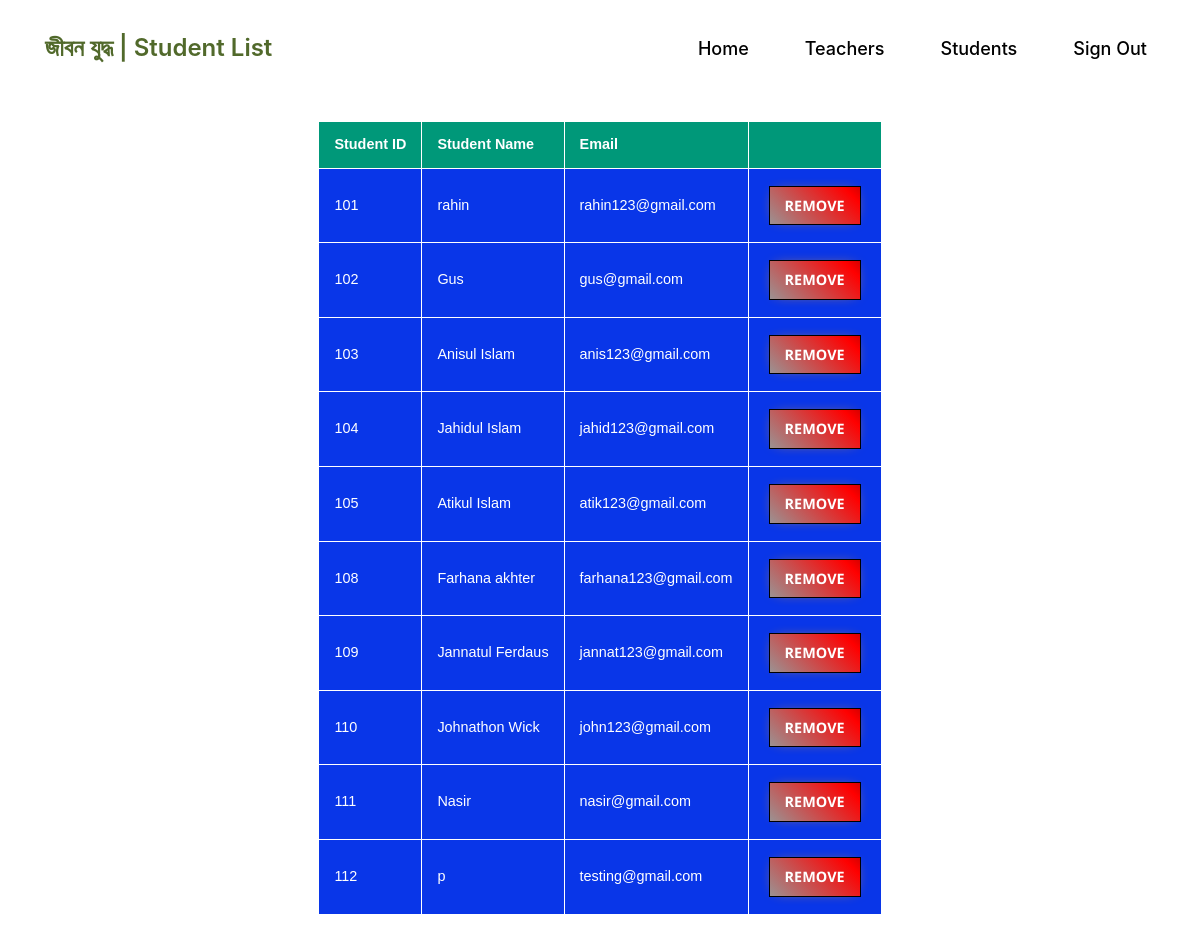
Before: /viewStudent.php with the older database file.
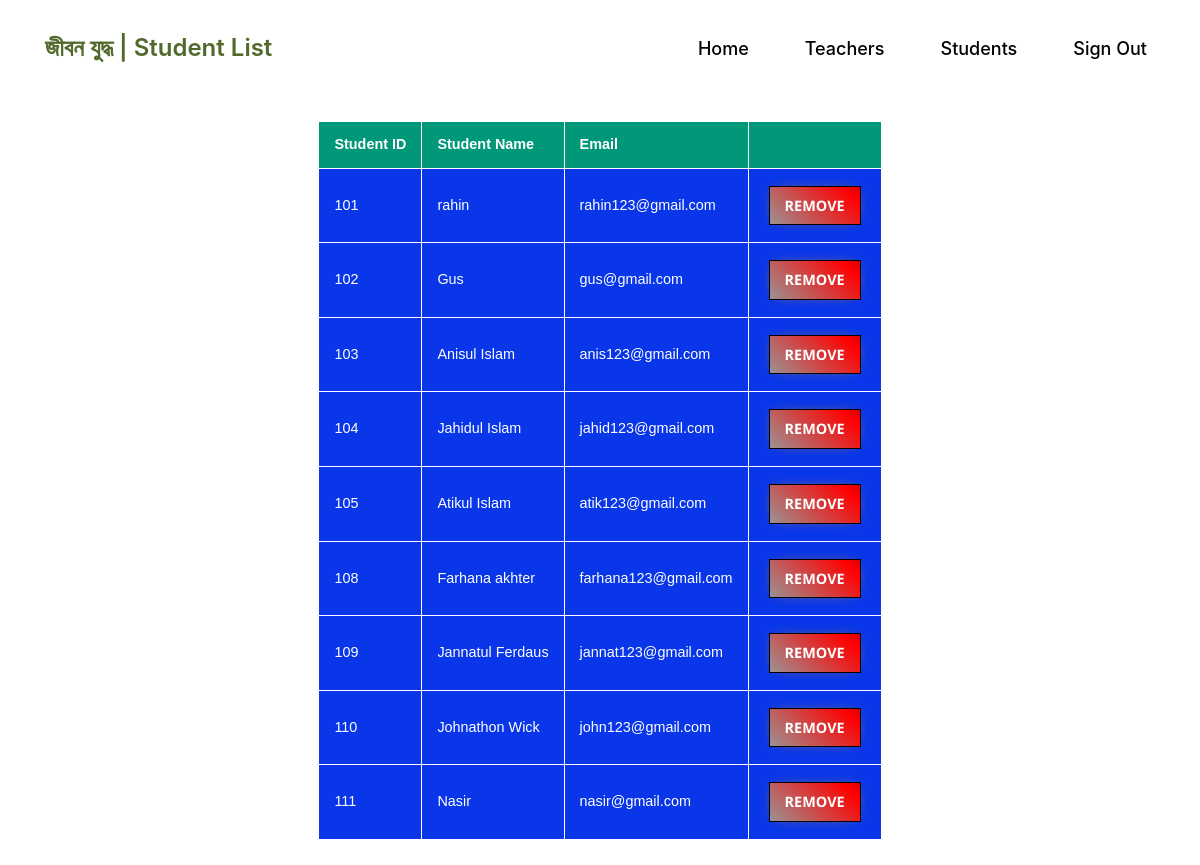
After: the same page with the newer database file.
### tables this page shows
CREATE TABLE `student` (
  `S_ID` int(6) NOT NULL,
  `Name` varchar(30) NOT NULL,
  `Mail` varchar(30) DEFAULT NULL,
  `Gender` varchar(10) DEFAULT NULL,
  `Pass` varchar(20) NOT NULL
);

### viewStudent.php (the view, shortened to what this page needs)
<?php
include('connect.php');
?>
<!DOCTYPE html>
<html lang="en">
<head>
    <link rel="stylesheet" href="https://stackpath.bootstrapcdn.com/bootstrap/4.5.2/css/bootstrap.min.css" />
    <link rel="stylesheet" type="text/css"
        href="https://stackpath.bootstrapcdn.com/font-awesome/4.7.0/css/font-awesome.min.css" />
    <link rel="stylesheet" type="text/css" href="css/owl.carousel.min.css" />
    <link rel="stylesheet" type="text/css" href="css/owl.theme.default.min.css" />
    <link rel="stylesheet" type="text/css" href="style2.css" />
</head>
<body>
    <header>
        <div class="overlay">
            <div class="container">
                <div class="row">
                    <div class="col-md-12">
                        <nav class="navbar navbar-expand-lg navbar-light">
                            <a class="navbar-brand" href="#">জীবন যুদ্ধ | Student List</a>
                            <div class="collapse navbar-collapse" id="navbarSupportedContent">
                                <ul class="navbar-nav ml-auto">
                                    <li class="nav-item active">
                                        <a class="nav-link" href="adminProfile.php">Home </a>
                                    </li>
                                    <li class="nav-item">
                                        <a class="nav-link" href="viewTeacher.php">Teachers</a>
                                    </li>
                                    <li class="nav-item">
                                        <a class="nav-link" href="viewStudent.php">Students</a>
                                    </li>
                                    <li class="nav-item">
                                        <a class="nav-link" id="s-out" href="index.php">Sign Out</a>
                                    </li>
                                </ul>
                            </div>
                        </nav>
                    </div>
                </div>
            </div>
            <table class="zigzag" id="tabl">
                <thead>
                    <tr>
                        <th class="headr"><b>Student ID</b></th>
                        <th class="headr"><b>Student Name</b></th>
                        <th class="headr"><b>Email</b></th>
                        <th class="headr"><b></b></th>
                    </tr>
                </thead>
                <tbody>
                    <?php
                      $query = "SELECT S_ID, Name, Mail FROM student WHERE 1";
                      $result = $conn->query($query); if ($result->num_rows > 0) {
                      while($row = $result->fetch_assoc()) { ?>
                    <tr>
                        <td><?php echo  $row["S_ID"]; ?></td>
                        <td><?php echo  $row["Name"]; ?></td>
                        <td><?php echo  $row["Mail"]; ?></td>
                        <td>
                            <form method="post" action="viewStudent.php">
                                <button id="button-88" type="submit">Remove</button>
                            </form>
                        </td>
                    </tr>
                    <?php
                      }
                      } else {
                      echo "No Student available";
                      }
                      exit();
          ?>

Changed rows visible on the page:
removed student: S_ID "112", Name "p", Mail "testing@gmail.com"
